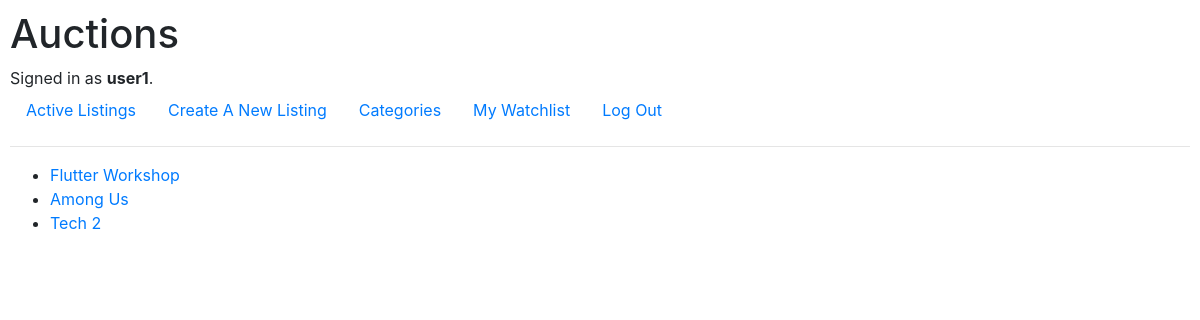
Page /watchlist (signed in) on the committed database.
### auctions/models.py (models this page shows, shortened)
class User(AbstractUser):
    pass

class Watchlist(models.Model):
    user = models.ForeignKey(User, on_delete=models.CASCADE, related_name="list_items")
    item = models.ForeignKey(AuctionListing, on_delete=models.CASCADE)

class AuctionListing(models.Model):
    item_name = models.CharField(max_length=64)
    content = models.CharField(max_length=500)
    category = models.ForeignKey(Category, on_delete=models.CASCADE,related_name="itemsByCategory")
    listed_by = models.ForeignKey(User, on_delete=models.CASCADE, related_name="person")
    start_bid = models.DecimalField(max_digits=6, decimal_places=2)
    img = models.ImageField(storage = fs)
    is_active = models.BooleanField(default=True)
    won_by = models.ForeignKey(User, on_delete=models.CASCADE, default=None , blank=True, null=True)

### auctions/views.py (the view)
# urls.py: path("watchlist", views.watchlist , name="watchlist"),
def watchlist(request):
    watchlist_items = Watchlist.objects.filter(user = request.user)
    return render(request, "auctions/watchlist.html",{
        "watchlist_items" : watchlist_items,
    })

### auctions/templates/auctions/watchlist.html
{% extends "auctions/layout.html" %}
{% block body %}
<ul>
    {% for w in watchlist_items %}
        <li><a href="{% url 'listing' w.item.id %}">{{w.item.item_name}}</a></li>
    {% endfor %}
</ul>
{% endblock %}

### auctions/templates/auctions/layout.html (shortened to what this page needs)
{% load static %}
<!DOCTYPE html>
<html lang="en">
    <head>
        <link rel="stylesheet" href="https://stackpath.bootstrapcdn.com/bootstrap/4.4.1/css/bootstrap.min.css">
        <link href="{% static 'auctions/styles.css' %}" rel="stylesheet">
    </head>
    <body>
        <h1>Auctions</h1>
        <div>
            {% if user.is_authenticated %}
                Signed in as <strong>{{ user.username }}</strong>.
            {% else %}
                Not signed in.
            {% endif %}
        </div>
        <ul class="nav">
            <li class="nav-item">
                <a class="nav-link" href="{% url 'index' %}">Active Listings</a>
            </li>
            <li class="nav-item">
                <a class="nav-link" href="{% url 'create' %}">Create A New Listing</a>
            </li>
            <li class="nav-item">
                <a class="nav-link" href="{% url 'categories' %}">Categories</a>
            </li>
            {% if user.is_authenticated %}
            <li class="nav-item">
                <a class="nav-link" href="{% url 'watchlist' %}">My Watchlist</a>
            </li>
                <li class="nav-item">
                    <a class="nav-link" href="{% url 'logout' %}">Log Out</a>
                </li>
            {% endif %}
        </ul>
        <hr>
        {% block body %}
        {% endblock %}
    </body>
</html>

### auctions/static/auctions/styles.css (style rules this page uses)
body { padding: 10px; }

### rows in the picture
User: username "user1"
Watchlist: item.item_name "Flutter Workshop"
Watchlist: item.item_name "Among Us"
Watchlist: item.item_name "Tech 2"
